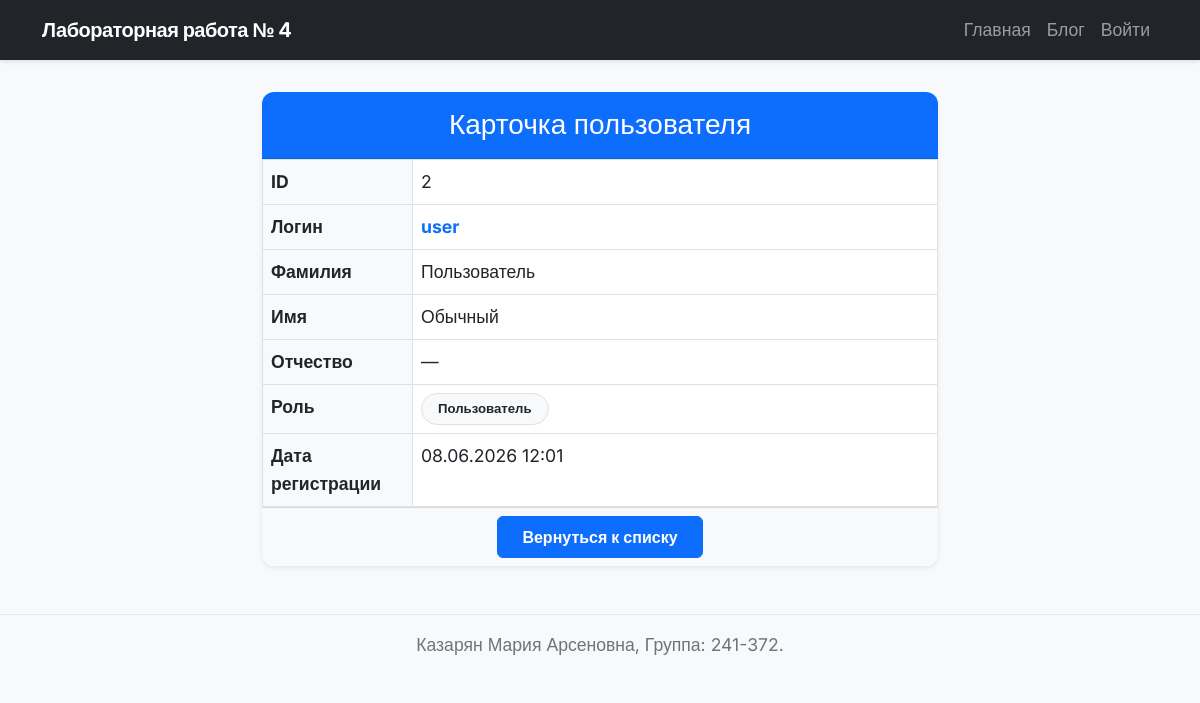
The page /users/2 on the database its author committed.
### models.py (models this page shows, shortened)
class User(db.Model, UserMixin):
    __tablename__ = 'users'
    id = db.Column(db.Integer, primary_key=True)
    login = db.Column(db.String(50), unique=True, nullable=False)
    password_hash = db.Column(db.String(255), nullable=False)
    last_name = db.Column(db.String(50))
    first_name = db.Column(db.String(50), nullable=False)
    middle_name = db.Column(db.String(50))
    role_id = db.Column(db.Integer, db.ForeignKey('roles.id'), nullable=True)
    created_at = db.Column(db.DateTime, default=datetime.utcnow)

class Role(db.Model):
    __tablename__ = 'roles'
    id = db.Column(db.Integer, primary_key=True)
    name = db.Column(db.String(50), unique=True, nullable=False)
    description = db.Column(db.Text)
    users = db.relationship('User', backref='role_obj', lazy=True)

### app4.py (the view)
@app.route('/users/<int:user_id>')
def view_user(user_id):
    user = User.query.get_or_404(user_id)
    return render_template('user_view.html', title='Просмотр пользователя', u=user)

### templates/user_view.html
{% extends "base.html" %}
{% block content %}
<div class="container mt-4" style="max-width: 700px;">
    <div class="card shadow-sm border-0 rounded-4">
        <div class="card-header bg-primary text-white text-center py-3">
            <h3 class="mb-0">Карточка пользователя</h3>
        </div>
        <div class="card-body p-0">
            <table class="table table-bordered mb-0">
                <tbody>
                    <tr>
                        <th class="bg-light" style="width: 150px;">ID</th>
                        <td>{{ u.id }}</td>
                    </tr>
                    <tr>
                        <th class="bg-light">Логин</th>
                        <td class="fw-bold text-primary">{{ u.login }}</td>
                    </tr>
                    <tr>
                        <th class="bg-light">Фамилия</th>
                        <td>{{ u.last_name or '—' }}</td>
                    </tr>
                    <tr>
                        <th class="bg-light">Имя</th>
                        <td>{{ u.first_name }}</td>
                    </tr>
                    <tr>
                        <th class="bg-light">Отчество</th>
                        <td>{{ u.middle_name or '—' }}</td>
                    </tr>
                    <tr>
                        <th class="bg-light">Роль</th>
                        <td>
                            <span class="badge bg-light text-dark border rounded-pill px-3 py-2">
                                {{ u.role_obj.name if u.role_obj else 'Нет роли' }}
                            </span>
                        </td>
                    </tr>
                    <tr>
                        <th class="bg-light">Дата регистрации</th>
                        <td>{{ u.created_at.strftime('%d.%m.%Y %H:%M') }}</td>
                    </tr>
                </tbody>
            </table>
        </div>
        <div class="card-footer bg-light text-center">
            <a href="{{ url_for('index') }}" class="btn btn-primary">Вернуться к списку</a>
        </div>
    </div>
</div>
{% endblock %}

### static/styles.css (style rules this page uses)
body { font-family: 'Inter', sans-serif; font-size: 1.1rem; line-height: 1.6; color: #333; background-color: #f8f9fa; }
a { color: #0d6efd; transition: color 0.2s ease-in-out; text-decoration: none; }
.card { border: none; border-radius: 12px; box-shadow: 0 4px 6px rgba(0, 0, 0, 0.05); transition: transform 0.2s ease, box-shadow 0.2s ease; overflow: hidden; margin-bottom: 2rem; }
.card-body { padding: 1.5rem; }
.btn-primary { background-color: #0d6efd; border-color: #0d6efd; border-radius: 6px; padding: 0.5rem 1.5rem; font-weight: 600; }

### rows shown on the page
User: id "2", login "user", last_name "Пользователь", first_name "Обычный", middle_name "—", created_at "08.06.2026 12:01"
Role: role_obj "Пользователь"
